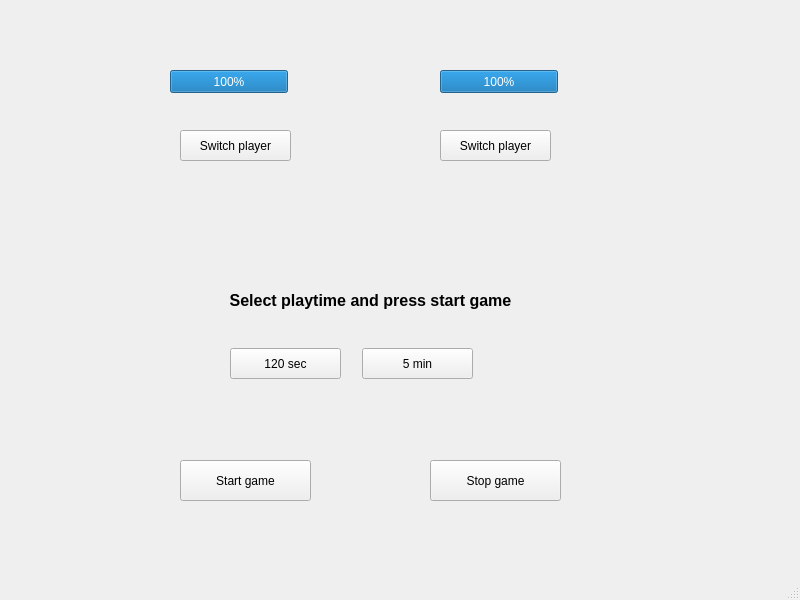
<?xml version="1.0" encoding="UTF-8"?>
<ui version="4.0">
 <class>MainWindow</class>
 <widget class="QMainWindow" name="MainWindow">
  <property name="geometry">
   <rect>
    <x>0</x>
    <y>0</y>
    <width>800</width>
    <height>600</height>
   </rect>
  </property>
  <property name="windowTitle">
   <string>MainWindow</string>
  </property>
  <widget class="QWidget" name="centralwidget">
   <widget class="QProgressBar" name="progressBar">
    <property name="geometry">
     <rect>
      <x>170</x>
      <y>70</y>
      <width>118</width>
      <height>23</height>
     </rect>
    </property>
    <property name="value">
     <number>100</number>
    </property>
   </widget>
   <widget class="QProgressBar" name="progressBar_2">
    <property name="geometry">
     <rect>
      <x>440</x>
      <y>70</y>
      <width>118</width>
      <height>23</height>
     </rect>
    </property>
    <property name="value">
     <number>100</number>
    </property>
   </widget>
   <widget class="QPushButton" name="SwitchtoPlayer2">
    <property name="geometry">
     <rect>
      <x>180</x>
      <y>130</y>
      <width>111</width>
      <height>31</height>
     </rect>
    </property>
    <property name="text">
     <string>Switch player</string>
    </property>
   </widget>
   <widget class="QPushButton" name="SwitchtoPlayer1">
    <property name="geometry">
     <rect>
      <x>440</x>
      <y>130</y>
      <width>111</width>
      <height>31</height>
     </rect>
    </property>
    <property name="text">
     <string>Switch player</string>
    </property>
   </widget>
   <widget class="QPushButton" name="Startgame">
    <property name="geometry">
     <rect>
      <x>180</x>
      <y>460</y>
      <width>131</width>
      <height>41</height>
     </rect>
    </property>
    <property name="text">
     <string>Start game</string>
    </property>
   </widget>
   <widget class="QPushButton" name="time120">
    <property name="geometry">
     <rect>
      <x>230</x>
      <y>348</y>
      <width>111</width>
      <height>31</height>
     </rect>
    </property>
    <property name="text">
     <string>120 sec</string>
    </property>
   </widget>
   <widget class="QPushButton" name="time_5min">
    <property name="geometry">
     <rect>
      <x>362</x>
      <y>348</y>
      <width>111</width>
      <height>31</height>
     </rect>
    </property>
    <property name="text">
     <string>5 min</string>
    </property>
   </widget>
   <widget class="QPushButton" name="Stopgame">
    <property name="geometry">
     <rect>
      <x>430</x>
      <y>460</y>
      <width>131</width>
      <height>41</height>
     </rect>
    </property>
    <property name="text">
     <string>Stop game</string>
    </property>
   </widget>
   <widget class="QLabel" name="label">
    <property name="geometry">
     <rect>
      <x>180</x>
      <y>270</y>
      <width>381</width>
      <height>61</height>
     </rect>
    </property>
    <property name="font">
     <font>
      <pointsize>12</pointsize>
      <bold>true</bold>
     </font>
    </property>
    <property name="text">
     <string>Select playtime and press start game</string>
    </property>
    <property name="alignment">
     <set>Qt::AlignCenter</set>
    </property>
   </widget>
  </widget>
  <widget class="QMenuBar" name="menubar">
   <property name="geometry">
    <rect>
     <x>0</x>
     <y>0</y>
     <width>800</width>
     <height>25</height>
    </rect>
   </property>
  </widget>
  <widget class="QStatusBar" name="statusbar"/>
 </widget>
 <resources/>
 <connections/>
</ui>
